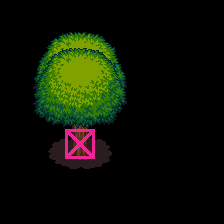

This is a level from a 2D game, rendered from its Tiled map with the project's own tilesets. A one-line summary and the map file follow, with tile-layer data summarised:
An orthogonal 7x7 tile map with 32x32 px tiles, 9 tile layers (Regionsinput, Regionsoutput, Input_settree, Output0_Fringe, ...), 5 tilesets.

<map version="1.0" orientation="orthogonal" width="7" height="7" tilewidth="32" tileheight="32">
 <properties>
  <property name="NoOverlappingRules" value="1" />
 </properties>
 <tileset firstgid="1" name="ruleset" tilewidth="32" tileheight="32">
  <image source="ruleset.png" trans="ff00ff" width="256" height="64" />
 </tileset>
 <tileset firstgid="17" name="treetop" tilewidth="32" tileheight="32">
  <image source="../tiles/treetop.png" trans="ff00ff" width="192" height="224" />
 </tileset>
 <tileset firstgid="59" name="trunk" tilewidth="96" tileheight="96">
  <image source="../tiles/trunk.png" trans="ff00ff" width="192" height="96" />
 </tileset>
 <tileset firstgid="61" name="treetop" tilewidth="96" tileheight="96">
  <image source="../tiles/treetop.png" width="192" height="224" />
 </tileset>
 <tileset firstgid="65" name="collision" tilewidth="32" tileheight="32">
  <image source="../tiles/collision.png" width="64" height="32" />
 </tileset>
 <layer name="Regionsinput" width="7" height="7">
  <data>[49 cells, 1 non-empty, 1 distinct tile ids]</data>
 </layer>
 <layer name="Regionsoutput" width="7" height="7">
  <data>[49 cells, 15 non-empty, 1 distinct tile ids]</data>
 </layer>
 <layer name="Input_settree" width="7" height="7">
  <data>[49 cells, 1 non-empty, 1 distinct tile ids]</data>
 </layer>
 <layer name="Output0_Fringe" width="7" height="7">
  <data>[49 cells, 1 non-empty, 1 distinct tile ids]</data>
 </layer>
 <layer name="Output1_Fringe" width="7" height="7">
  <data>[49 cells, 1 non-empty, 1 distinct tile ids]</data>
 </layer>
 <layer name="Output0_Over" width="7" height="7">
  <data>[49 cells, 1 non-empty, 1 distinct tile ids]</data>
 </layer>
 <layer name="Output1_Over" width="7" height="7">
  <data>[49 cells, 1 non-empty, 1 distinct tile ids]</data>
 </layer>
 <layer name="Output0_Collision" width="7" height="7">
  <data>[49 cells, 1 non-empty, 1 distinct tile ids]</data>
 </layer>
 <layer name="Output1_Collision" width="7" height="7">
  <data>[49 cells, 1 non-empty, 1 distinct tile ids]</data>
 </layer>
</map>
